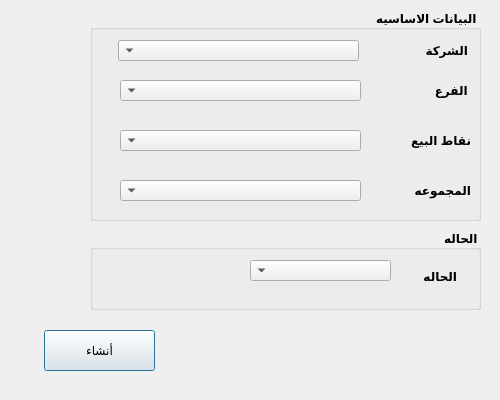
<?xml version="1.0" encoding="UTF-8"?>
<ui version="4.0">
 <class>pos_parameter</class>
 <widget class="QDialog" name="pos_parameter">
  <property name="geometry">
   <rect>
    <x>0</x>
    <y>0</y>
    <width>500</width>
    <height>400</height>
   </rect>
  </property>
  <property name="sizePolicy">
   <sizepolicy hsizetype="Preferred" vsizetype="Preferred">
    <horstretch>0</horstretch>
    <verstretch>0</verstretch>
   </sizepolicy>
  </property>
  <property name="minimumSize">
   <size>
    <width>500</width>
    <height>400</height>
   </size>
  </property>
  <property name="maximumSize">
   <size>
    <width>500</width>
    <height>400</height>
   </size>
  </property>
  <property name="windowTitle">
   <string>user</string>
  </property>
  <property name="toolTip">
   <string/>
  </property>
  <property name="autoFillBackground">
   <bool>false</bool>
  </property>
  <property name="styleSheet">
   <string notr="true"/>
  </property>
  <widget class="QPushButton" name="pushButton">
   <property name="geometry">
    <rect>
     <x>44</x>
     <y>330</y>
     <width>111</width>
     <height>41</height>
    </rect>
   </property>
   <property name="text">
    <string>أنشاء</string>
   </property>
  </widget>
  <widget class="QGroupBox" name="groupBox">
   <property name="geometry">
    <rect>
     <x>90</x>
     <y>10</y>
     <width>391</width>
     <height>211</height>
    </rect>
   </property>
   <property name="font">
    <font>
     <weight>75</weight>
     <bold>true</bold>
    </font>
   </property>
   <property name="layoutDirection">
    <enum>Qt::RightToLeft</enum>
   </property>
   <property name="title">
    <string>البيانات الاساسيه</string>
   </property>
   <widget class="QLabel" name="label">
    <property name="geometry">
     <rect>
      <x>297</x>
      <y>30</y>
      <width>81</width>
      <height>20</height>
     </rect>
    </property>
    <property name="font">
     <font>
      <weight>75</weight>
      <bold>true</bold>
     </font>
    </property>
    <property name="text">
     <string>الشركة</string>
    </property>
   </widget>
   <widget class="QComboBox" name="Qcombo_company">
    <property name="geometry">
     <rect>
      <x>28</x>
      <y>30</y>
      <width>241</width>
      <height>21</height>
     </rect>
    </property>
   </widget>
   <widget class="QLabel" name="label_2">
    <property name="geometry">
     <rect>
      <x>300</x>
      <y>70</y>
      <width>81</width>
      <height>20</height>
     </rect>
    </property>
    <property name="font">
     <font>
      <weight>75</weight>
      <bold>true</bold>
     </font>
    </property>
    <property name="text">
     <string> الفرع</string>
    </property>
   </widget>
   <widget class="QComboBox" name="Qcombo_branch">
    <property name="geometry">
     <rect>
      <x>30</x>
      <y>70</y>
      <width>241</width>
      <height>21</height>
     </rect>
    </property>
   </widget>
   <widget class="QLabel" name="label_4">
    <property name="geometry">
     <rect>
      <x>300</x>
      <y>120</y>
      <width>81</width>
      <height>20</height>
     </rect>
    </property>
    <property name="font">
     <font>
      <weight>75</weight>
      <bold>true</bold>
     </font>
    </property>
    <property name="text">
     <string>نقاط البيع</string>
    </property>
   </widget>
   <widget class="QComboBox" name="Qcombo_pos">
    <property name="geometry">
     <rect>
      <x>30</x>
      <y>120</y>
      <width>241</width>
      <height>21</height>
     </rect>
    </property>
   </widget>
   <widget class="QLabel" name="label_5">
    <property name="geometry">
     <rect>
      <x>300</x>
      <y>170</y>
      <width>81</width>
      <height>20</height>
     </rect>
    </property>
    <property name="font">
     <font>
      <weight>75</weight>
      <bold>true</bold>
     </font>
    </property>
    <property name="text">
     <string>المجموعه</string>
    </property>
   </widget>
   <widget class="QComboBox" name="Qcombo_group">
    <property name="geometry">
     <rect>
      <x>30</x>
      <y>170</y>
      <width>241</width>
      <height>21</height>
     </rect>
    </property>
   </widget>
  </widget>
  <widget class="QGroupBox" name="groupBox_2">
   <property name="geometry">
    <rect>
     <x>90</x>
     <y>230</y>
     <width>391</width>
     <height>80</height>
    </rect>
   </property>
   <property name="font">
    <font>
     <weight>75</weight>
     <bold>true</bold>
    </font>
   </property>
   <property name="layoutDirection">
    <enum>Qt::RightToLeft</enum>
   </property>
   <property name="title">
    <string>الحاله</string>
   </property>
   <widget class="QLabel" name="label_3">
    <property name="geometry">
     <rect>
      <x>320</x>
      <y>40</y>
      <width>47</width>
      <height>13</height>
     </rect>
    </property>
    <property name="font">
     <font>
      <weight>75</weight>
      <bold>true</bold>
     </font>
    </property>
    <property name="text">
     <string>الحاله</string>
    </property>
   </widget>
   <widget class="QComboBox" name="CMB_Status">
    <property name="geometry">
     <rect>
      <x>160</x>
      <y>30</y>
      <width>141</width>
      <height>21</height>
     </rect>
    </property>
   </widget>
  </widget>
 </widget>
 <resources/>
 <connections/>
</ui>
